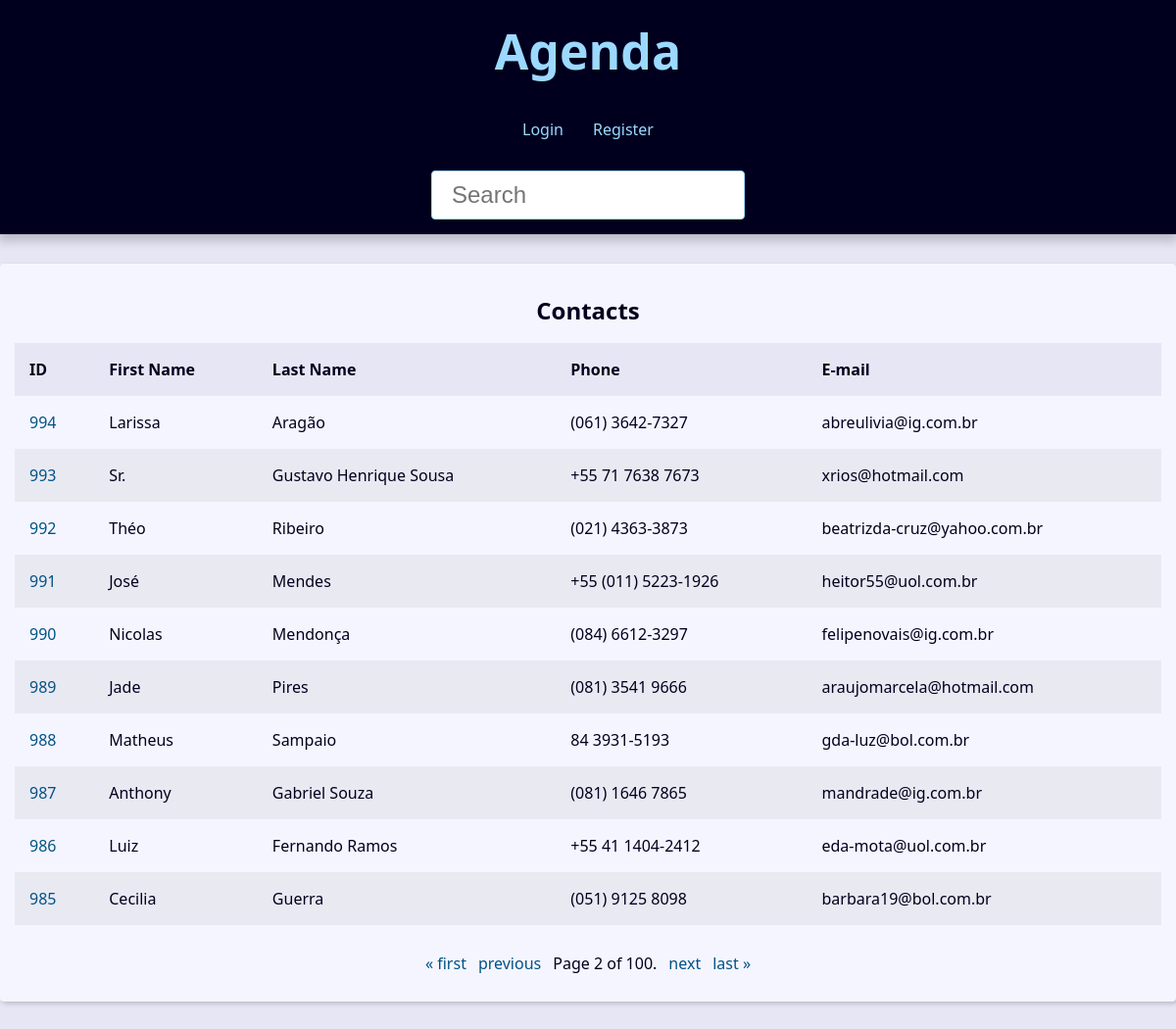
The page /?page=2&q= on the database its author committed.
### contact/models.py (models this page shows, shortened)
class Contact(models.Model):
    first_name = models.CharField(max_length=50,)
    last_name = models.CharField(max_length=50, blank=True)
    phone = models.CharField(max_length=50)
    email = models.EmailField(max_length=254, blank=True)
    created_date = models.DateTimeField(default=timezone.now)
    description = models.TextField(blank=True)
    show = models.BooleanField(default=True)
    picture = models.ImageField(blank=True, upload_to='pictures/%Y/%m/')
    category = models.ForeignKey(Category, on_delete=models.SET_NULL, blank=True, null=True)
    owner = models.ForeignKey(User, on_delete=models.SET_NULL, blank=True, null=True)

### contact/views/contact_views.py (the view)
# urls.py: path('', views.index, name='index'),
def index(request):
    contacts = Contact.objects.filter(show=True).order_by('-id')
    paginator = Paginator(contacts, 10)
    page_number = request.GET.get('page')
    page_obj = paginator.get_page(page_number)
    context = {
        'page_obj': page_obj,
        'site_title': 'Contatos - ',
    }
    return render(request, 'contact/index.html', context)

### contact/templates/contact/index.html
{% extends "global/base.html" %}
{% block content %}
{% if page_obj %}
    <div class="resposive-table">
        <table class="contacts-table">
            <caption class="table-caption">Contacts</caption>
            <thead>
                <tr class="table-row table-row-header">
                    <th class="table-header">ID</th>
                    <th class="table-header">First Name</th>
                    <th class="table-header">Last Name</th>
                    <th class="table-header">Phone</th>
                    <th class="table-header">E-mail</th>
                </tr>
            </thead>
            <tbody>
                {% for contact in page_obj %}
                    <tr class="table-row">
                        <td class="table-cel">
                            <a class="table-link" href="{% url "contact:contact" contact.id %}">
                                {{contact.id}}
                            </a>
                        </td>
                        <td class="table-cel">
                            {{contact.first_name}}
                        </td>
                        <td class="table-cel">
                            {{contact.last_name}}
                        </td>
                        <td class="table-cel">
                            {{contact.phone}}
                        </td>
                        <td class="table-cel">
                            {{contact.email}}
                        </td>
                    </tr>
                {% endfor %}
            </tbody>
        </table>
    </div>
{% else %}
<div class="single-contact">
    <h1 class="single-contact-name">
        Nenhum contato encontrado.
    </h1>
</div>
{% endif %}
{% endblock content %}

### base_static/global/css/style.css (style rules this page uses)
:root { --spacing: 1.5rem; --link-dark-color: rgb(0, 83, 134); --link-light-color: rgb(156, 217, 255); --clr-white: rgb(245, 245, 255); --clr-black: rgb(0, 0, 30); --clr-light-gray: rgb(230, 230, 245); --clr-dark-shadow-5: rgba(0, 0, 10, 5%); --clr-dark-shadow-10: rgba(0, 0, 10, 10%); --clr-dark-shadow-20: rgba(0, 0, 10, 20%); --clr-light-shadow-5: rgba(200, 200, 255, 5%); --clr-light-shadow-10: rgba(200, 200, 255, 10%); --clr-light-shadow-20: rgba(200, 200, 255, 20%); --main-page-width: 120rem; --table-min-width: 60rem; --biggest-font-size: 5rem; --bigger-font-size: 4rem; --big-font-size: 3.2rem; --medium-font-size: 2.4rem; --small-font-size: 1.6rem; --smaller-font-size: 1.4rem; --smallest-font-size: 1.2rem; --transition-fast: 300ms; --transition-medium: 600ms; --transition-slow: 1s; --default-border-radius: 4px; }
*, *::before, *::after { margin: 0; padding: 0; box-sizing: border-box; }
html { font-size: 62.5%; }
body { font-family: system-ui, -apple-system, BlinkMacSystemFont, 'Segoe UI', Roboto, Oxygen, Ubuntu, Cantarell, 'Open Sans', 'Helvetica Neue', sans-serif; line-height: 1.5; font-size: var(--small-font-size); color: var(--clr-black); -webkit-font-smoothing: antialiased; background: var(--clr-light-gray); }
.contacts-table { width: 100%; min-width: var(--table-min-width); border-collapse: collapse; }
.table-caption { font-size: var(--medium-font-size); font-weight: bold; padding: var(--spacing); }
.table-row { text-align: left; text-overflow: ellipsis; transition: background-color var(--transition-fast) ease-in-out; }
.table-row:nth-of-type(2n) { background: var(--clr-dark-shadow-5); }
.table-row-header { background: var(--clr-light-gray); color: var(--clr-black); }
.table-cel, .table-header { padding: var(--spacing); }
.table-link { color: var(--link-dark-color); transition: color var(--transition-fast) ease-in-out; text-decoration: none; }

### rows shown on the page
Contact: id "994", first_name "Larissa", last_name "Aragão", phone "(061) 3642-7327", email "abreulivia@ig.com.br"
Contact: id "993", first_name "Sr.", last_name "Gustavo Henrique Sousa", phone "+55 71 7638 7673", email "xrios@hotmail.com"
Contact: id "992", first_name "Théo", last_name "Ribeiro", phone "(021) 4363-3873", email "beatrizda-cruz@yahoo.com.br"
Contact: id "991", first_name "José", last_name "Mendes", phone "+55 (011) 5223-1926", email "heitor55@uol.com.br"
Contact: id "990", first_name "Nicolas", last_name "Mendonça", phone "(084) 6612-3297", email "felipenovais@ig.com.br"
Contact: id "989", first_name "Jade", last_name "Pires", phone "(081) 3541 9666", email "araujomarcela@hotmail.com"
Contact: id "988", first_name "Matheus", last_name "Sampaio", phone "84 3931-5193", email "gda-luz@bol.com.br"
Contact: id "987", first_name "Anthony", last_name "Gabriel Souza", phone "(081) 1646 7865", email "mandrade@ig.com.br"
Contact: id "986", first_name "Luiz", last_name "Fernando Ramos", phone "+55 41 1404-2412", email "eda-mota@uol.com.br"
Contact: id "985", first_name "Cecilia", last_name "Guerra", phone "(051) 9125 8098", email "barbara19@bol.com.br"

### other values the page prints
{{ page_obj.number }} "2"
{{ page_obj.paginator.num_pages }} "100"
